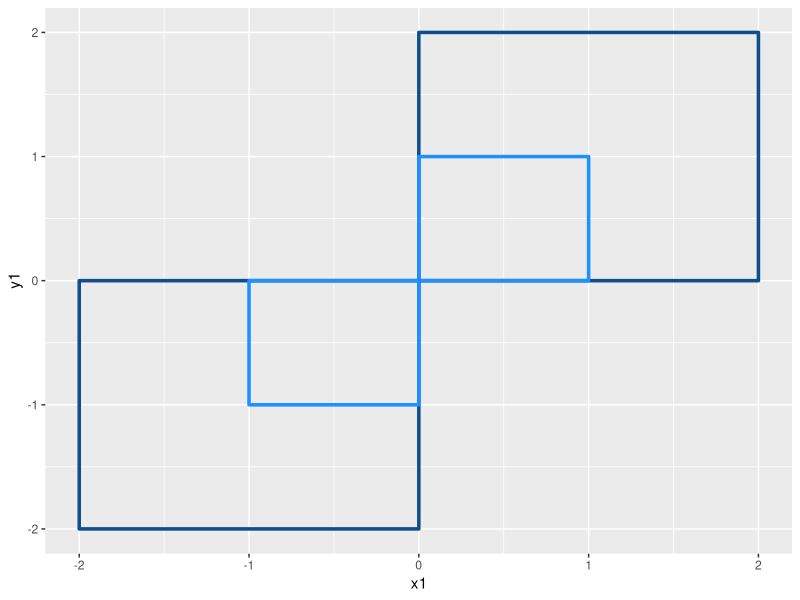
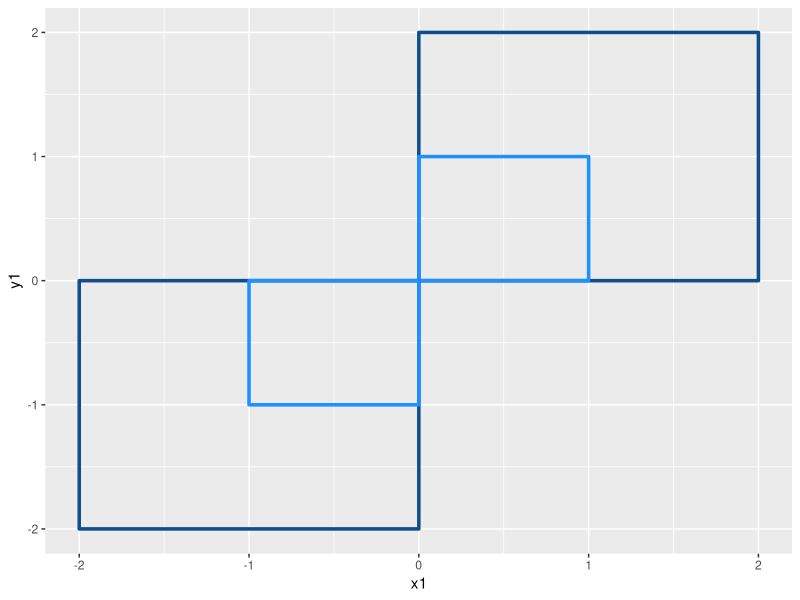

These charts were generated, in order, by the following R code: (Note: this script raises an error after producing the figures.)
########################
# This code illusrates why correlation (pearson r) ranges from
# 0 to abs(1)
# basically showing some ggplot diagrams
# Author: Sebastian Sauer
########################





library(ggplot2)

seq <- seq(from = -5, to = 5)


x1 <- c(0,2,2,0, 0,1,1,0, 0,-2,-2,0, 0,-1,-1,0) # x-axis
y1 <- c(0,0,2,2, 0,0,1,1, 0,0,-2,-2, 0,0,-1,-1) # y-axis
g1 <- c("a1","a1","a1","a1", "a2","a2","a2","a2", # each letter = one dot
        "a3","a3","a3","a3", "a4","a4","a4","a4")
p1 <- c(1,2,3,4, 1,5,6,7) # number of point
l1 <- c("a1", "a2", "a3", "a4",  "a1", "a5", "a6", "a7",
        "a1", "a8", "a9", "a10",  "a1", "a11", "a12", "a13") # name of point


# same for second dataset
x2 <- c(0,2,2,0, 0,1,1,0, 0,-2,-2,0, 0,-1,-1,0)
y2 <- c(0,0,1,1, 0,0,2,2, 0,0,-1,-1, 0,0,-2,-2)
g2 <- c("b1","b1","b1","b1", "b2","b2","b2","b2",
        "b3","b3","b3","b3", "b4","b4","b4","b4")
p2 <- c(1,8,9,10, 1,11,12,13)
l2 <- c("b1", "b2", "b3", "b4",  "b1", "b5", "b6", "b7",
        "b1", "b8", "b9", "b10", "b1", "b11", "b12", "b13")


# put together
my.df <- data.frame(x1, y1, g1, l1, x2, y2, g2, l2)


# plot first data set
p0 <- ggplot(data = my.df, aes(x = x1, y = y1, group = g1, fill = g1))

# plot polygons
p1 <- p0 +
  #geom_polygon(alpha = .7) +
  #scale_fill_manual(values = c("dodgerblue4", "dodgerblue1", "dodgerblue4", "dodgerblue1")) +
  scale_color_manual(values = c("dodgerblue4", "dodgerblue1", "dodgerblue4", "dodgerblue1"),
                     guide = FALSE) +
  geom_polygon(aes(group = g1, alpha = 1, color = g1),
               fill = NA, size = 1.2, show_guide = FALSE)
p1
ggsave(p1, file = "p1.png")


# plot poylgons + points + names of points
p1c <- p0 + geom_vline(yintercept = 0, linetype = "longdash") +
  geom_hline(xintercept = 0, linetype = "longdash") +
  geom_point(aes(color = g1), size = 4, show_guide = FALSE) +
  scale_color_manual(values = c("dodgerblue4", "dodgerblue1", "dodgerblue4", "dodgerblue1"),
                     guide = FALSE) +
  geom_text(aes(x = x1, y = y1, label = l1), hjust=0, vjust=1, size=4) +
  scale_color_manual(values = c("dodgerblue4", "dodgerblue1", "dodgerblue4", "dodgerblue1"),
                     guide = FALSE) +
  geom_polygon(aes(group = g1, alpha = 1, color = g1),
               fill = NA, size = 1.2, show_guide = FALSE)
p1c
ggsave(p1c, file = "p1c.png")

# plot points
p1a <- p0 + geom_vline(yintercept = 0, linetype = "longdash") +
  geom_hline(xintercept = 0, linetype = "longdash") +
  geom_point(aes(color = g1), size = 4, show_guide = FALSE) +
  scale_color_manual(values = c("dodgerblue4", "dodgerblue1", "dodgerblue4", "dodgerblue1"),
                     guide = FALSE) +
  geom_text(aes(x = x1, y = y1, label = l1), hjust=0, vjust=1, size=4)
p1a
ggsave(p1a, file = "p1a.png")

# add normal abline
p1b <- p1a + geom_abline(intercept = 0, slope = 1, linetype = "dashed")
p1b
ggsave(p1b, file = "p1b.png")


# plot 4 points
d1 <- data.frame(x = c(1, 2, -1, -2), y = c(1, 2, -1, -2),
                       type = c("a", "b", "a", "b"),
                label = "a1", "a2", "a3", "a4")

p1d <- ggplot(d1, aes(x = x, y = y, color = type, fill = type)) +
  geom_vline(yintercept = 0, linetype = "longdash") +
  geom_hline(xintercept = 0, linetype = "longdash") +
  geom_point(size = 4, show_guide = FALSE) +
  scale_color_manual(values = c("dodgerblue4", "dodgerblue1")) +
  geom_text(aes(x = x, y = y, label = label), hjust=0, vjust=1, size=4, color = "black")
p1d
ggsave(p1d, file = "p1d.png")

# add normal abline
p1e <- p1d + geom_abline(intercept = 0, slope = 1, linetype = "dashed")
p1e
ggsave(p1e, file = "p1e.png")

########################
# plot *second* data set
########################


p0.2 <- ggplot(data = my.df, aes(x = x2, y = y2, group = g2, fill = g2))

# plot polygons
p2 <- p0.2 +
  #geom_polygon(alpha = .7) +
  #scale_fill_manual(values = c("dodgerblue4", "dodgerblue1", "dodgerblue4", "dodgerblue1")) +
  scale_color_manual(values = c("tomato4", "tomato1", "tomato4", "tomato1"),
                     guide = FALSE) +
  geom_polygon(aes(group = g2, alpha = 1, color = g2),
               fill = NA, size = 1.2, show_guide = FALSE)
p2
ggsave(p2, file = "p2.png")


# plot poylgons + points + names of points
p2c <- p0.2 + geom_vline(yintercept = 0, linetype = "longdash") +
  geom_hline(xintercept = 0, linetype = "longdash") +
  geom_point(aes(color = g2), size = 4, show_guide = FALSE) +
  scale_color_manual(values = c("tomato4", "tomato1", "tomato4", "tomato1"),
                     guide = FALSE) +
  geom_text(aes(x = x2, y = y2, label = l2), hjust=0, vjust=1, size=4)+
  scale_color_manual(values = c("tomato4", "tomato1", "tomato4", "tomato1"),
                     guide = FALSE) +
  geom_polygon(aes(group = g2, alpha = 1, color = g2),
               fill = NA, size = 1.2, show_guide = FALSE)
p2c
ggsave(p2c, file = "p2c.png")

# plot points
p2a <- p0.2 + geom_vline(yintercept = 0, linetype = "longdash") +
  geom_hline(xintercept = 0, linetype = "longdash") +
  geom_point(aes(color = g2), size = 4, show_guide = FALSE) +
  scale_color_manual(values = c("tomato4", "tomato1", "tomato4", "tomato1"),
                     guide = FALSE) +
  geom_text(aes(x = x2, y = y2, label = l2), hjust=0, vjust=1, size=4)
p2a
ggsave(p2a, file = "p2a.png")

# add normal abline
p2b <- p2a + geom_abline(intercept = 0, slope = 1, linetype = "dashed")
p2b
ggsave(p2b, file = "p2b.png")


# plot 4 points
d2 <- data.frame(x = c(2, 1, -2, -1), y = c(1, 2, -1, -2),
                 type = c("a", "b", "a", "b"),
                 label = "b1", "b2", "b3", "b4")

p2d <- ggplot(d2, aes(x = x, y = y, color = type, fill = type)) +
  geom_vline(yintercept = 0, linetype = "longdash") +
  geom_hline(xintercept = 0, linetype = "longdash") +
  geom_point(size = 4, show_guide = FALSE) +
  scale_color_manual(values = c("tomato4", "tomato1")) +
  geom_text(aes(x = x, y = y, label = label), hjust=0, vjust=1, size=4, color = "black")
p2d
ggsave(p2d, file = "p2d.png")

# add normal abline
p2e <- p2d + geom_abline(intercept = 0, slope = 1, linetype = "dashed")
p2e
ggsave(p2e, file = "p2e.png")




########################
# some statistics
#######################
d1$x

# calculate sd of first dataset
sdx1 <- sqrt(sum((mean(d1$x) - d1$x)^2) / length (d1$x))
varx1 <- sum((mean(d1$x) - d1$x)^2) / length (d1$x)
identical(sdx1, sd(d1$x) * sqrt((length(d1$x)-1)/length(d1$x))) #check
meanx <- mean(d1$x)
sdx1

# calculate sd of second dataset
sdx2 <- sqrt(sum((mean(d2$x) - d2$x)^2) / length (d2$x))
varx2 <- sum((mean(d2$x) - d2$x)^2) / length (d2$x)
identical(sdx2, sd(d2$x) * sqrt((length(d2$x)-1)/length(d2$x))) #check
meanx <- mean(d2$x)
